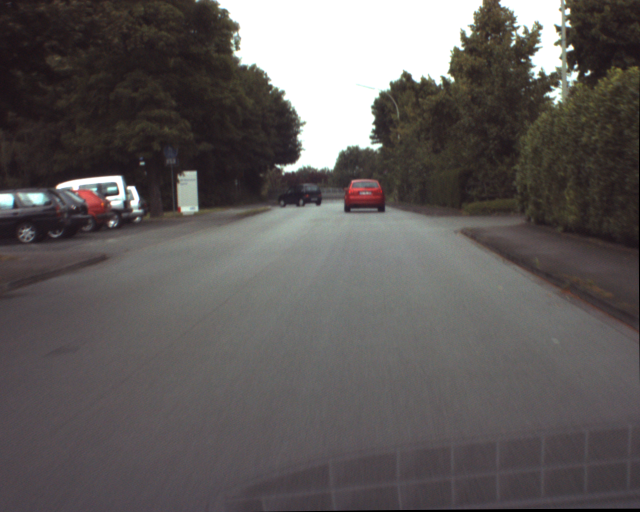
%> input picture Lab_04/Input/ur_c_s_03a_01_L_0376.png, 1280 x 1024 px (shown at 1/2 size)
$ octave --eval "result = Segment_with_centroid_black_car(imread('../Input/ur_c_s_03a_01_L_0376.png'));"   (GNU Octave 9; MATLAB toolbox functions it lacks are replaced by stand-ins)
%> lines starting %> are read from the running program, lines starting %| are printed output that depends on the picture; in (x1, y1, x2, y2) boxes, pixels count from 0 and x2, y2 are one past the last pixel; in counts of white or black regions, pixels touching at a corner belong together; the program's own positions count from 1
%% Segment the dark car in all the 6 images with centroid and bounding box

    % input:  inputImg: input image
    % output: outputImg: Segmented dark car in the image with centroid


function [outputImg]=Segment_with_centroid_black_car(inputImg)

    inputImg=imread('ur_c_s_03a_01_L_0380.png');
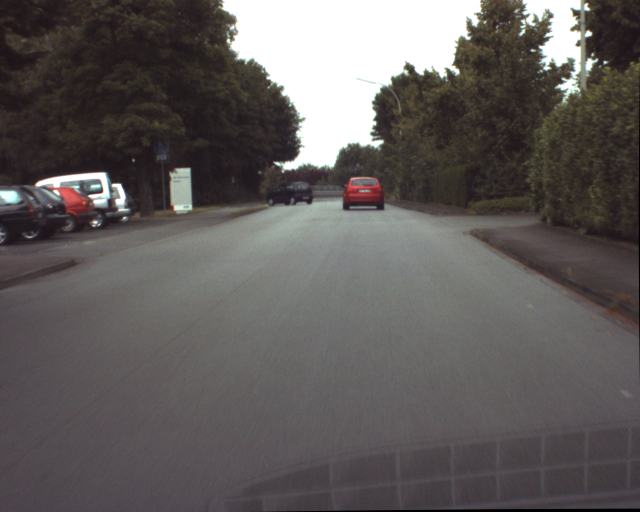
%> input picture Lab_04/Input/ur_c_s_03a_01_L_0380.png, 1280 x 1024 px (shown at 1/2 size)
%> inputImg is the input picture: size 1024x1280x3 uint8; mean R, G, B 96.2, 91.7, 90.8
    inputImg_hsv=rgb2hsv(inputImg);
%> inputImg_hsv: size 1024x1280x3 double; mean H, S, V 0.424, 0.125, 0.383
    inputImg_hsv=inputImg_hsv(:,:,1);                                          %Take H component
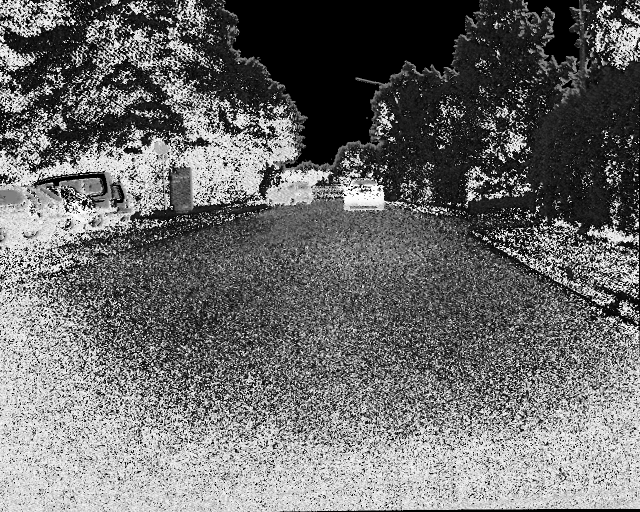
%> inputImg_hsv: size 1024x1280 double (shown at 1/2 size); min 0, max 0.999, mean 0.424
    [rr,cc,pp]=size(inputImg_hsv);
%> rr = 1024; cc = 1280; pp = 1
    seg=zeros(rr,cc);

    mask=inputImg_hsv > 0.4 &  inputImg_hsv < 0.9;
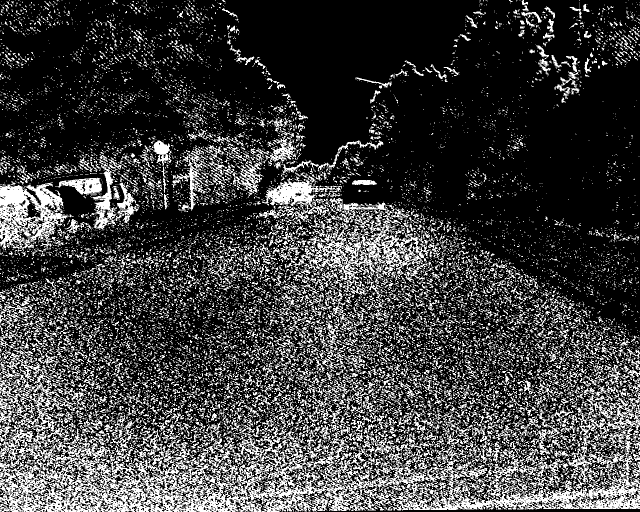
%> mask: size 1024x1280 logical (shown at 1/2 size); 24.9% white in thin lines or dots
    seg=seg+mask;
%> seg: size 1024x1280 double; values 0 (black) and 1 (white), 24.9% white in thin lines or dots

    BW2 = bwareaopen(seg,550);                                                 %Labeled image
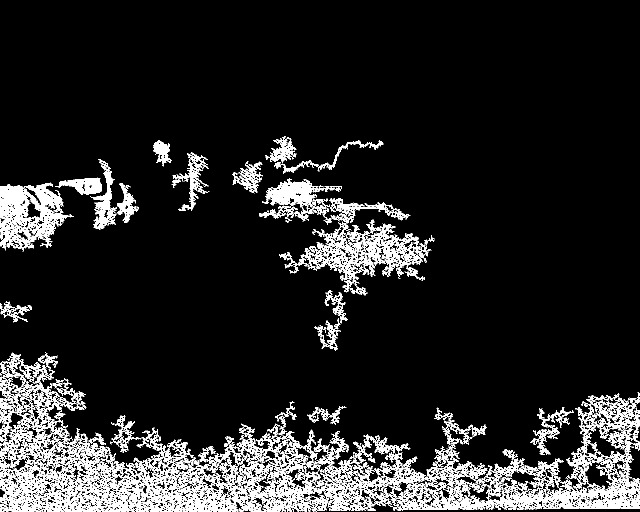
%> BW2: size 1024x1280 logical (shown at 1/2 size); 11.6% white; 26 white regions, largest, box (x1, y1, x2, y2) and area: (0, 705, 1280, 1024) 97743, (558, 439, 869, 591) 12117, (0, 365, 147, 503) 9862
%> `result = Segment_with_centroid_black_car(imread('../Input/ur_c_s_03a_0..`:
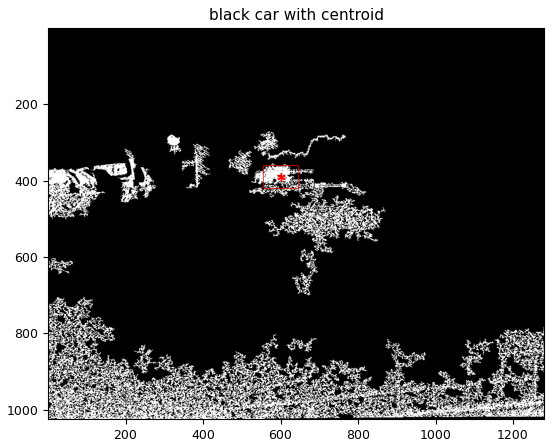
%> figure redrawn from the program's plot data
    xc=600;
    yc=390;

    imagesc(BW2),colormap gray,title('black car with centroid')
    hold on
    plot(xc,yc,'*r')
    rectangle('Position',[555,360,90,60],'EdgeColor',[1,0,0])
    outputImg=BW2;

end
